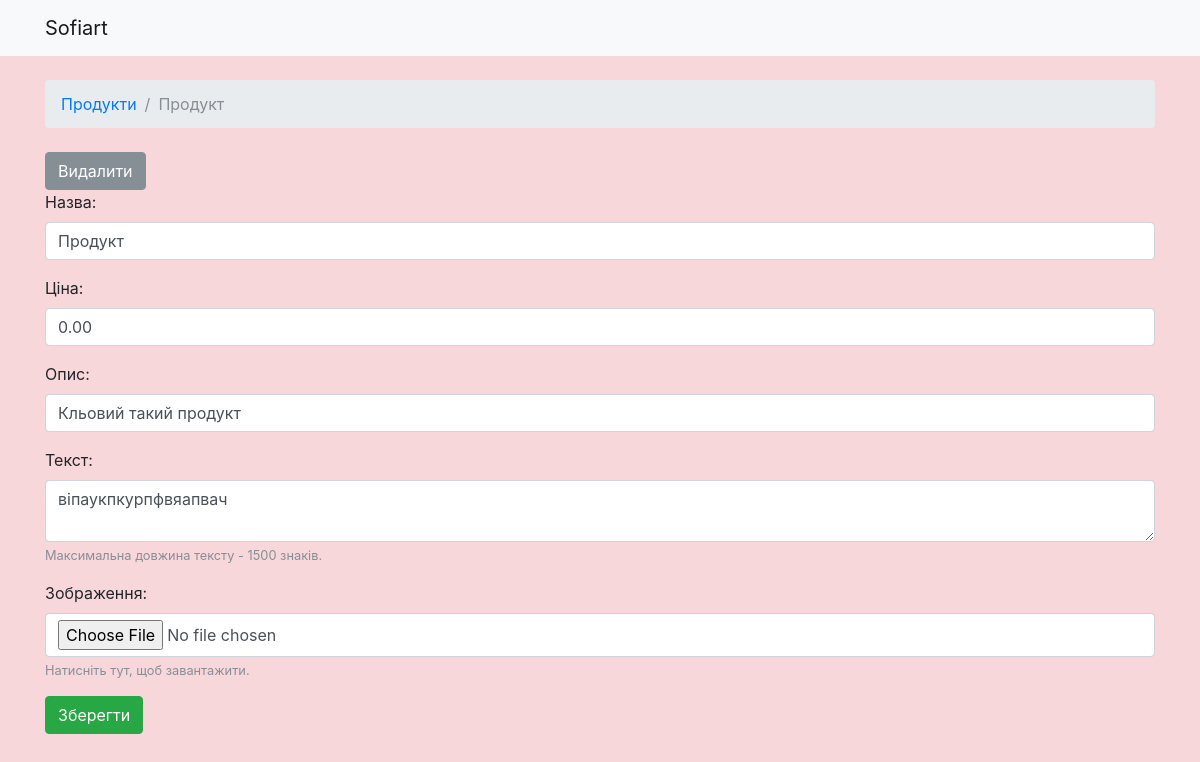
The app's page /edit_article/produkt/ with its own data.
### catalogue/models.py (models this page shows, shortened)
class Article(models.Model):
    id = models.AutoField(primary_key=True)
    name = models.CharField(max_length=45, blank=False, verbose_name='Назва')
    slug = models.SlugField(blank=True, editable=False)
    description = models.CharField(max_length=200, blank=True, verbose_name='Опис')
    text = models.TextField(max_length=1500, blank=True, verbose_name='Текст')
    price = models.DecimalField(max_digits=9, decimal_places=2, blank=True, default=0.00, verbose_name='Ціна')
    published = models.DateTimeField(auto_now_add=True, blank=True)
    image = models.ImageField(
        upload_to='catalogue/images', default='', blank=True, verbose_name='Зображення')
    creator = models.ForeignKey(User, related_name='articles', on_delete=models.CASCADE, default=1, verbose_name='Автор')
    class Meta:
        ordering = ('-published',)

### catalogue/views.py (the view)
# urls.py: url(r'^edit_article/(?P<slug>[-\w]+)/$', edit_article, name='edit_article'),
def edit_article(request, slug=None):
    article = None
    if slug:
        article = get_object_or_404(Article, slug=slug)
    if request.method == 'POST':
        if 'delete-article' in request.POST:
            article.delete()
            return redirect('list_article')
        form = NewArticleForm(request.POST, instance=article)
        if form.is_valid():
            article = form.save(commit=False)
            article.creator = request.user
            article.published = timezone.now()
            article.image = request.FILES.get('image')
            article.save()
            return redirect('article', slug=article.slug)
    else:
        form = NewArticleForm(instance=article)
    return render(request, 'new_article.html', {'form': form, 'article':article})

### catalogue/forms.py
class NewArticleForm(forms.ModelForm):
    name = forms.CharField(label='Назва')
    description = forms.CharField(label='Опис')
    text = forms.CharField(label='Текст',
        widget=forms.Textarea(
            attrs={'rows': 2, 'placeholder': 'Текст статті.'}
        ),
        max_length=1500,
        help_text='Максимальна довжина тексту - 1500 знаків.'
        )
    image = forms.ImageField(required=False, label='Зображення', help_text='Натисніть тут, щоб завантажити.')
    class Meta:
        model = Article
        fields = ['name', 'price', 'description', 'text', 'image']

### templates/new_article.html (shortened to what this page needs)
{% extends 'base.html' %}
{% load widget_tweaks %}
{% block breadcrumb %}
  <ol class="breadcrumb my-4">
    <li class="breadcrumb-item"><a href="{% url 'list_article' %}">Продукти</a></li>
    {% if article.name %}
      <li class="breadcrumb-item active">{{ article.name}}</li>
    {% else %}
      <li class="breadcrumb-item active">Новий продукт</li>
    {% endif %}
  </ol>
{% endblock %}
{% block content %}
  <form enctype="multipart/form-data" method="post">
    {% if article %}
      <button type="submit" name="delete-article" class="btn btn-secondary">Видалити</button>
    {% endif %}
    {% include 'includes/form.html' %}
    <button type="submit" class="btn btn-success">Зберегти</button>
  </form>
{% endblock %}

### templates/includes/form.html
{% load widget_tweaks %}
{% for field in form %}
  <div class="form-group">
    {{ field.label_tag }}
    {% if form.is_bound %}
      {% if field.errors %}
        {% render_field field class="form-control is-invalid" %}
        {% for error in field.errors %}
          <div class="invalid-feedback">
            {{ error }}
          </div>
        {% endfor %}
      {% else %}
        {% render_field field class="form-control is-valid" %}
      {% endif %}
    {% else %}
      {% render_field field class="form-control" %}
    {% endif %}
    {% if field.help_text %}
      <small class="form-text text-muted">
        {{ field.help_text }}
      </small>
    {% endif %}
  </div>
{% endfor %}

### catalogue/static/css/style.css (style rules this page uses)
body { background-color: #f8d7da; }

### records on screen
Article: name "Продукт", name "Продукт" "0.00" "Кльовий такий продукт" "віпаукпкурпфвяапвач"

### other values on screen
{{ field.label_tag }} "Назва:" "Ціна:" "Опис:" "Текст:" "Зображення:"
{{ field.help_text }} "Максимальна довжина тексту - 1500 знаків." "Натисніть тут, щоб завантажити."
